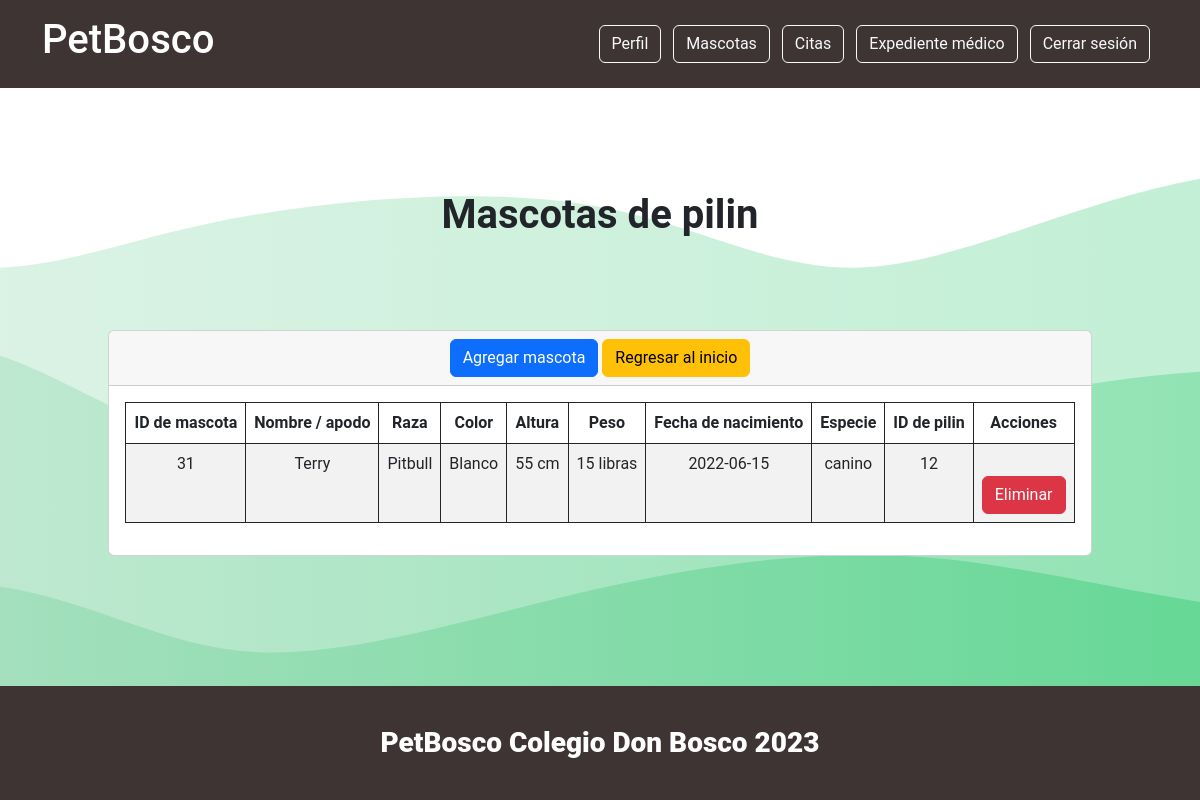
/secciones/mascota/index.php (signed in), run on the app's committed database.
### tables this page shows
CREATE TABLE `mascota` (
  `id_mascota` int(11) NOT NULL,
  `Apodo_mascota` varchar(200) NOT NULL,
  `raza` varchar(200) NOT NULL,
  `color` varchar(200) NOT NULL,
  `Altura` varchar(200) NOT NULL,
  `condicionMascota` varchar(200) NOT NULL,
  `Peso` varchar(200) NOT NULL,
  `FechaNac` date NOT NULL,
  `especie` varchar(111) NOT NULL,
  `fk_cliente` int(11) NOT NULL
);

### secciones/mascota/index.php (the view, shortened to what this page needs)
<?php include("../../conexionBd.php");
    $sentencia = $conexion->prepare("SELECT * FROM mascota");
    $sentencia->execute();
    $mascotas=$sentencia->fetchAll(PDO::FETCH_ASSOC);
    ?>
    <!DOCTYPE html>
    <html lang="en">
    <head>
        <link href="https://cdn.jsdelivr.net/npm/bootstrap@5.3.0-alpha1/dist/css/bootstrap.min.css" rel="stylesheet">
        <link href="../assets/dist/css/bootstrap.min.css" rel="stylesheet">
        <link href="https://cdn.jsdelivr.net/npm/bootstrap@5.2.1/dist/css/bootstrap.min.css" rel="stylesheet"
>
    </head>
    <body>
    <?php include("../../templates/headeruser.php");?>
    <div class="container d-flex justify-content-center">
        <h1><b>Mascotas de <?php echo $_SESSION['usuario'];?></b></h1>
    </div>
    <div class="card m-auto text-center">
        <div class="card-header">
            <a name="" id="" class="btn btn-primary" href="crear.php" role="button">Agregar mascota </a>
            <a name="" id="" class="btn btn-warning" href="<?php echo $url_base; ?>secciones/indexuser.php" role="button">Regresar al inicio</a>
        </div>
        <div class="card-body container">
            <div>
                <table id="myTable" class="display table table text-center table-bordered border-dark table-striped table-hover">
                    <thead>
                        <tr>
                            <th scope="col">ID de mascota</th>
                            <th scope="col">Nombre / apodo</th>
                            <th scope="col">Raza</th>
                            <th scope="col">Color</th>
                            <th scope="col">Altura</th>
                            <th scope="col">Peso</th>
                            <th scope="col">Fecha de nacimiento</th>
                            <th scope="col">Especie</th>
                            <th scope="col">ID de <?php echo $_SESSION['usuario'];?></th>
                            <th scope="col">Acciones</th>
                        </tr>
                    </thead>
                    <tbody>
                        <?php foreach ($mascotas as $registro): ?>
                        <tr>
                            <td scope="row"><?php echo $registro['id_mascota'];?></td>
                            <td scope="row"><?php echo $registro['Apodo_mascota'];?></td>
                            <td scope="row"><?php echo $registro['raza'];?></td>
                            <td scope="row"><?php echo $registro['color'];?></td>
                            <td scope="row"><?php echo $registro['Altura'];?></td>
                            <td scope="row"><?php echo $registro['Peso'];?></td>
                            <td scope="row"><?php echo $registro['FechaNac'];?></td>
                            <td scope="row"><?php echo $registro['especie'];?></td>
                            <td scope="row"><?php echo $registro['fk_cliente'];?></td>
                            <td>
                            <br>
                            <a name="" id="" class="btn btn-danger" href="javascript:borrar(<?php echo $registro['id_mascota']; ?>);" role="button">Eliminar</a>
                            </td>
                        </tr>
                        <?php endforeach; ?>
                    </tbody>
                </table>
            </div>
        </div>
    </div>
    <?php include("../../templates/footer.php");?>
    </body>
    </html>

### data on the page
mascota: id_mascota "31", Apodo_mascota "Terry", raza "Pitbull", color "Blanco", Altura "55 cm", Peso "15 libras", FechaNac "2022-06-15", especie "canino", fk_cliente "12"

### other printed values
$_SESSION['usuario'] "pilin"
